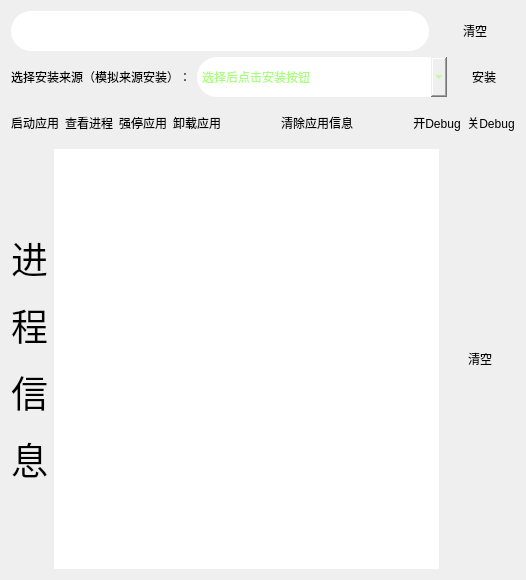
         <widget class="QWidget" name="tab_9">
          <attribute name="title">
           <string>测试-工具</string>
          </attribute>
          <layout class="QVBoxLayout" name="verticalLayout_32">
           <item>
            <layout class="QHBoxLayout" name="horizontalLayout_14">
             <item>
              <widget class="QLineEdit" name="TestToolsPathText">
               <property name="minimumSize">
                <size>
                 <width>0</width>
                 <height>40</height>
                </size>
               </property>
               <property name="styleSheet">
                <string notr="true">border-radius: 20px;
font: 14pt &quot;微软雅黑&quot;;
color: rgb(170, 255, 127);</string>
               </property>
              </widget>
             </item>
             <item>
              <widget class="QPushButton" name="ClearPathText">
               <property name="minimumSize">
                <size>
                 <width>80</width>
                 <height>40</height>
                </size>
               </property>
               <property name="styleSheet">
                <string notr="true">QPushButton
{border-radius:10px;
font: 14pt &quot;幼圆&quot;;}</string>
               </property>
               <property name="text">
                <string>清空</string>
               </property>
              </widget>
             </item>
            </layout>
           </item>
           <item>
            <layout class="QHBoxLayout" name="horizontalLayout_15" stretch="1,8,2">
             <item>
              <widget class="QLabel" name="label_30">
               <property name="minimumSize">
                <size>
                 <width>0</width>
                 <height>40</height>
                </size>
               </property>
               <property name="styleSheet">
                <string notr="true">font: 14pt &quot;幼圆&quot;;</string>
               </property>
               <property name="text">
                <string>选择安装来源（模拟来源安装）：</string>
               </property>
              </widget>
             </item>
             <item>
              <widget class="QComboBox" name="DemoApp">
               <property name="minimumSize">
                <size>
                 <width>0</width>
                 <height>40</height>
                </size>
               </property>
               <property name="styleSheet">
                <string notr="true">border-radius: 20px;
font: 14pt &quot;微软雅黑&quot;;
color: rgb(170, 255, 127);</string>
               </property>
               <item>
                <property name="text">
                 <string>选择后点击安装按钮</string>
                </property>
               </item>
               <item>
                <property name="text">
                 <string>模拟小米安装来源</string>
                </property>
               </item>
               <item>
                <property name="text">
                 <string>模拟华为安装来源</string>
                </property>
               </item>
               <item>
                <property name="text">
                 <string>模拟vivo安装来源</string>
                </property>
               </item>
               <item>
                <property name="text">
                 <string>模拟oppo安装来源</string>
                </property>
               </item>
               <item>
                <property name="text">
                 <string>debug安装（安装后同时开启debug）</string>
                </property>
               </item>
               <item>
                <property name="text">
                 <string>正常安装</string>
                </property>
               </item>
              </widget>
             </item>
             <item>
              <widget class="QPushButton" name="InstallApp">
               <property name="minimumSize">
                <size>
                 <width>0</width>
                 <height>40</height>
                </size>
               </property>
               <property name="styleSheet">
                <string notr="true">QPushButton
{border-radius:10px;
font: 14pt &quot;幼圆&quot;;}</string>
               </property>
               <property name="text">
                <string>安装</string>
               </property>
              </widget>
             </item>
            </layout>
           </item>
           <item>
            <layout class="QHBoxLayout" name="horizontalLayout_16">
             <item>
              <widget class="QPushButton" name="StartApp">
               <property name="minimumSize">
                <size>
                 <width>0</width>
                 <height>40</height>
                </size>
               </property>
               <property name="styleSheet">
                <string notr="true">QPushButton
{border-radius:10px;
font: 14pt &quot;幼圆&quot;;}</string>
               </property>
               <property name="text">
                <string>启动应用</string>
               </property>
              </widget>
             </item>
             <item>
              <widget class="QPushButton" name="CheckProcess">
               <property name="minimumSize">
                <size>
                 <width>0</width>
                 <height>40</height>
                </size>
               </property>
               <property name="styleSheet">
                <string notr="true">QPushButton
{border-radius:10px;
font: 14pt &quot;幼圆&quot;;}</string>
               </property>
               <property name="text">
                <string>查看进程</string>
               </property>
              </widget>
             </item>
             <item>
              <widget class="QPushButton" name="StopApp">
               <property name="minimumSize">
                <size>
                 <width>0</width>
                 <height>40</height>
                </size>
               </property>
               <property name="styleSheet">
                <string notr="true">QPushButton
{border-radius:10px;
font: 14pt &quot;幼圆&quot;;}</string>
               </property>
               <property name="text">
                <string>强停应用</string>
               </property>
              </widget>
             </item>
             <item>
              <widget class="QPushButton" name="UninstallApp">
               <property name="minimumSize">
                <size>
                 <width>0</width>
                 <height>40</height>
                </size>
               </property>
               <property name="styleSheet">
                <string notr="true">QPushButton
{border-radius:10px;
font: 14pt &quot;幼圆&quot;;}</string>
               </property>
               <property name="text">
                <string>卸载应用</string>
               </property>
              </widget>
             </item>
             <item>
              <widget class="QPushButton" name="ClearApp">
               <property name="minimumSize">
                <size>
                 <width>180</width>
                 <height>40</height>
                </size>
               </property>
               <property name="styleSheet">
                <string notr="true">QPushButton
{border-radius:10px;
font: 14pt &quot;幼圆&quot;;}</string>
               </property>
               <property name="text">
                <string>清除应用信息</string>
               </property>
              </widget>
             </item>
             <item>
              <widget class="QPushButton" name="DebugApp">
               <property name="minimumSize">
                <size>
                 <width>0</width>
                 <height>40</height>
                </size>
               </property>
               <property name="styleSheet">
                <string notr="true">QPushButton
{border-radius:10px;
font: 14pt &quot;幼圆&quot;;}</string>
               </property>
               <property name="text">
                <string>开Debug</string>
               </property>
              </widget>
             </item>
             <item>
              <widget class="QPushButton" name="UndebugApp">
               <property name="minimumSize">
                <size>
                 <width>0</width>
                 <height>40</height>
                </size>
               </property>
               <property name="styleSheet">
                <string notr="true">QPushButton
{border-radius:10px;
font: 14pt &quot;幼圆&quot;;}</string>
               </property>
               <property name="text">
                <string>关Debug</string>
               </property>
              </widget>
             </item>
            </layout>
           </item>
           <item>
            <layout class="QHBoxLayout" name="horizontalLayout_17">
             <item>
              <widget class="QLabel" name="label_31">
               <property name="styleSheet">
                <string notr="true">font: 14pt &quot;幼圆&quot;;</string>
               </property>
               <property name="text">
                <string>&lt;html&gt;&lt;head/&gt;&lt;body&gt;&lt;p&gt;&lt;span style=&quot; font-size:28pt;&quot;&gt;进&lt;/span&gt;&lt;/p&gt;&lt;p&gt;&lt;span style=&quot; font-size:28pt;&quot;&gt;程&lt;/span&gt;&lt;/p&gt;&lt;p&gt;&lt;span style=&quot; font-size:28pt;&quot;&gt;信&lt;/span&gt;&lt;/p&gt;&lt;p&gt;&lt;span style=&quot; font-size:28pt;&quot;&gt;息&lt;/span&gt;&lt;/p&gt;&lt;/body&gt;&lt;/html&gt;</string>
               </property>
              </widget>
             </item>
             <item>
              <widget class="QTextBrowser" name="ProcessText">
               <property name="styleSheet">
                <string notr="true">border-radius: 20px;
font: 12pt &quot;微软雅黑&quot;;
color: rgb(170, 255, 127);</string>
               </property>
              </widget>
             </item>
             <item>
              <widget class="QPushButton" name="ClearProcessText">
               <property name="minimumSize">
                <size>
                 <width>70</width>
                 <height>420</height>
                </size>
               </property>
               <property name="styleSheet">
                <string notr="true">QPushButton
{border-radius:10px;
font: 14pt &quot;幼圆&quot;;}</string>
               </property>
               <property name="text">
                <string>清空</string>
               </property>
              </widget>
             </item>
            </layout>
           </item>
          </layout>
         </widget>
